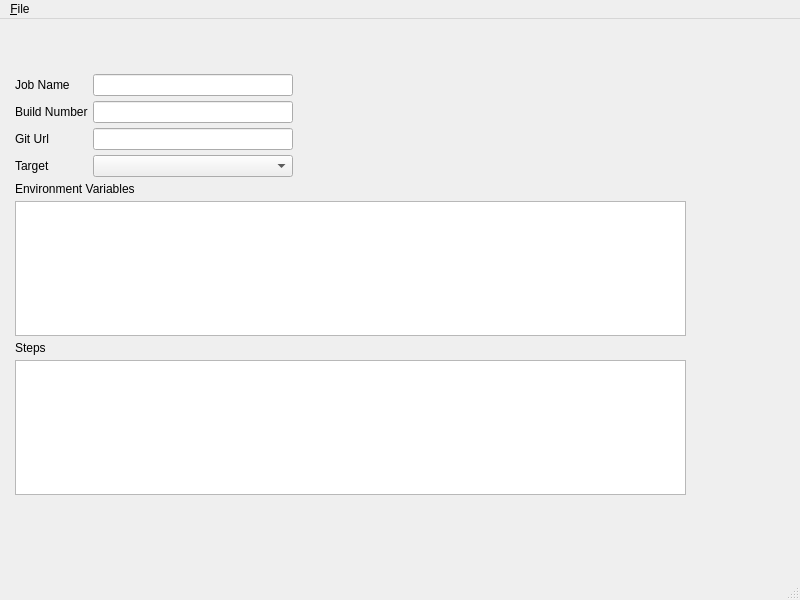
<?xml version="1.0" encoding="UTF-8"?>
<ui version="4.0">
 <class>WorkerMainWindow</class>
 <widget class="QMainWindow" name="WorkerMainWindow">
  <property name="geometry">
   <rect>
    <x>0</x>
    <y>0</y>
    <width>800</width>
    <height>600</height>
   </rect>
  </property>
  <property name="windowTitle">
   <string>Sti::CI Local Worker</string>
  </property>
  <widget class="QWidget" name="centralwidget">
   <widget class="QWidget" name="verticalLayoutWidget">
    <property name="geometry">
     <rect>
      <x>10</x>
      <y>50</y>
      <width>681</width>
      <height>431</height>
     </rect>
    </property>
    <layout class="QVBoxLayout" name="mainLayout">
     <property name="spacing">
      <number>5</number>
     </property>
     <property name="margin">
      <number>5</number>
     </property>
     <item>
      <layout class="QFormLayout" name="formLayout">
       <item row="0" column="0">
        <widget class="QLabel" name="lblName">
         <property name="text">
          <string>Job Name</string>
         </property>
        </widget>
       </item>
       <item row="0" column="1">
        <widget class="QLineEdit" name="leName">
         <property name="maximumSize">
          <size>
           <width>200</width>
           <height>16777215</height>
          </size>
         </property>
        </widget>
       </item>
       <item row="1" column="0">
        <widget class="QLabel" name="lblBuildNumber">
         <property name="text">
          <string>Build Number</string>
         </property>
        </widget>
       </item>
       <item row="1" column="1">
        <widget class="QLineEdit" name="leBuildNumber">
         <property name="maximumSize">
          <size>
           <width>200</width>
           <height>16777215</height>
          </size>
         </property>
        </widget>
       </item>
       <item row="2" column="0">
        <widget class="QLabel" name="lblRemoteGit">
         <property name="text">
          <string>Git Url</string>
         </property>
        </widget>
       </item>
       <item row="2" column="1">
        <widget class="QLineEdit" name="leRemoteGit">
         <property name="maximumSize">
          <size>
           <width>200</width>
           <height>16777215</height>
          </size>
         </property>
        </widget>
       </item>
       <item row="3" column="0">
        <widget class="QLabel" name="lblTarget">
         <property name="text">
          <string>Target</string>
         </property>
        </widget>
       </item>
       <item row="3" column="1">
        <widget class="QComboBox" name="cbTarget">
         <property name="maximumSize">
          <size>
           <width>200</width>
           <height>16777215</height>
          </size>
         </property>
        </widget>
       </item>
      </layout>
     </item>
     <item>
      <widget class="QLabel" name="lblEnvs">
       <property name="text">
        <string>Environment Variables</string>
       </property>
      </widget>
     </item>
     <item>
      <widget class="QTableWidget" name="tableWidget"/>
     </item>
     <item>
      <widget class="QLabel" name="lblSteps">
       <property name="text">
        <string>Steps</string>
       </property>
      </widget>
     </item>
     <item>
      <widget class="QTableWidget" name="tableWidget_2"/>
     </item>
    </layout>
   </widget>
  </widget>
  <widget class="QMenuBar" name="menubar">
   <property name="geometry">
    <rect>
     <x>0</x>
     <y>0</y>
     <width>800</width>
     <height>21</height>
    </rect>
   </property>
   <widget class="QMenu" name="menu_File">
    <property name="title">
     <string>&amp;File</string>
    </property>
    <addaction name="actionOpen_job"/>
    <addaction name="separator"/>
    <addaction name="actionQuit"/>
   </widget>
   <addaction name="menu_File"/>
  </widget>
  <widget class="QStatusBar" name="statusbar"/>
  <action name="actionOpen_job">
   <property name="text">
    <string>Open job...</string>
   </property>
  </action>
  <action name="actionQuit">
   <property name="text">
    <string>Quit</string>
   </property>
  </action>
 </widget>
 <resources/>
 <connections/>
</ui>
